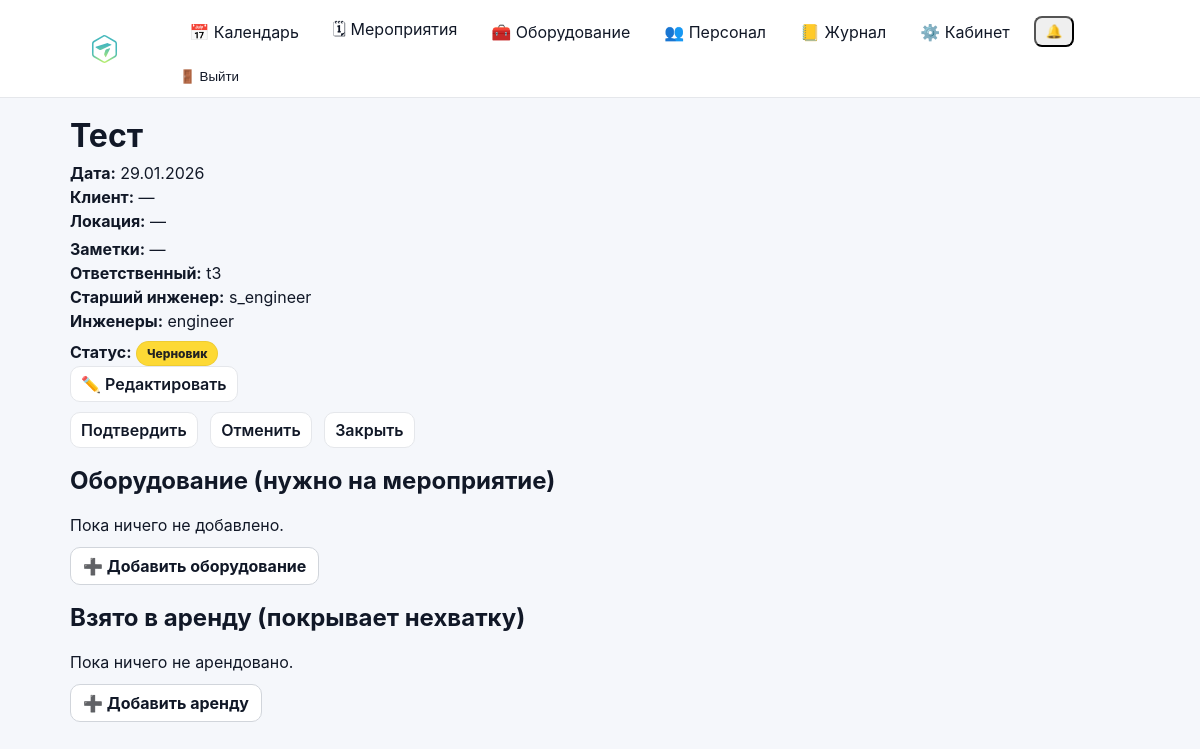
The page /events/49/ (signed in) on the database as committed earlier.
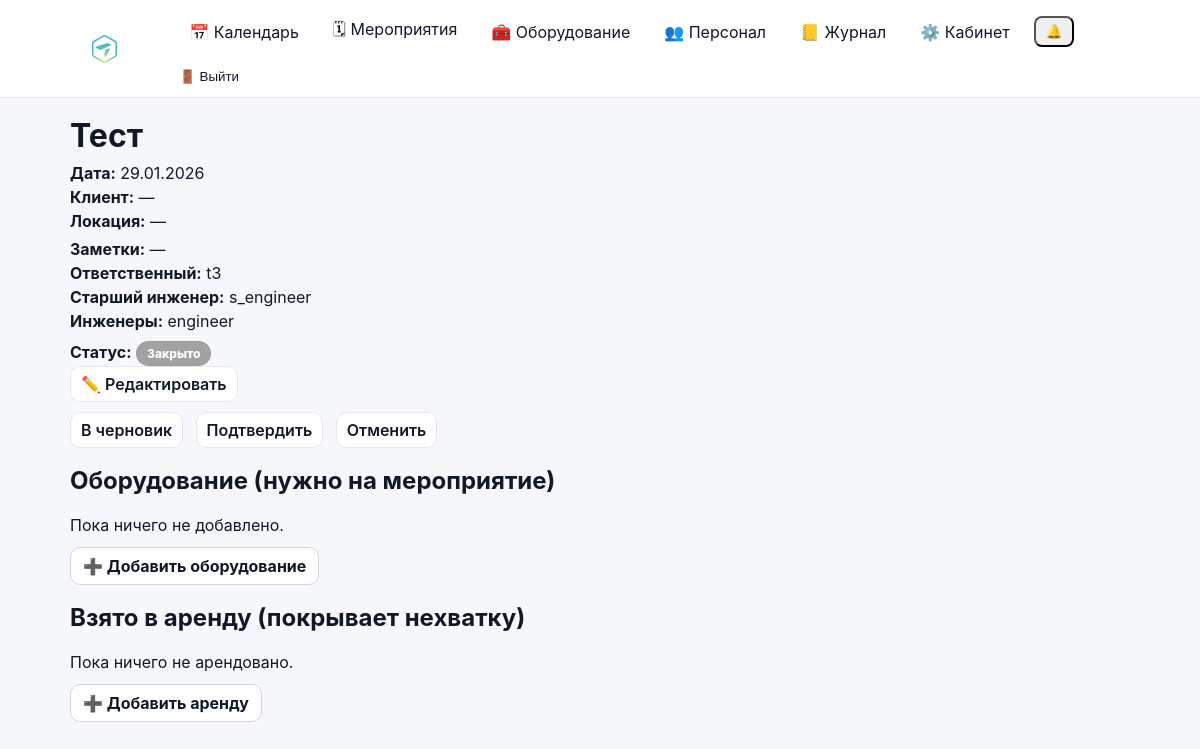
The same page on the database as committed later.
### events/models.py (models this page shows, shortened)
class Event(models.Model):
    class Meta:
        permissions = [
            ("edit_event_card", "Can edit event card (dates/status/etc)"),
            ("edit_event_equipment", "Can edit event equipment (own/rented)"),
        ]
    STATUS_DRAFT = "draft"
    STATUS_CONFIRMED = "confirmed"
    STATUS_CANCELLED = "cancelled"
    STATUS_CLOSED = "closed"
    STATUS_CHOICES = (
        (STATUS_DRAFT, "Черновик"),
        (STATUS_CONFIRMED, "Подтверждено"),
        (STATUS_CANCELLED, "Отменено"),
        (STATUS_CLOSED, "Закрыто"),
    )
    name = models.CharField(max_length=200)
    start_date = models.DateField()
    end_date = models.DateField(blank=True, null=True)
    client = models.CharField(max_length=200, blank=True)
    location = models.CharField(max_length=200, blank=True)
    responsible = models.ForeignKey(
        User,
        on_delete=models.SET_NULL,
        null=True,
        related_name="events",
    )
    s_engineer = models.ForeignKey(
        User,
        on_delete=models.SET_NULL,
        null=True,
        blank=True,
        related_name="senior_events",
    )
    engineers = models.ManyToManyField(
        User,
        blank=True,
        related_name="engineer_events",
    )
    notes = models.TextField(blank=True, default="")
    is_deleted = models.BooleanField(default=False)
    deleted_at = models.DateTimeField(null=True, blank=True)
    status = models.CharField(
        max_length=20,
        choices=STATUS_CHOICES,
        default=STATUS_DRAFT,
    )
    created_at = models.DateTimeField(auto_now_add=True)

### accounts/models.py (models this page shows)
class User(AbstractUser):
    phone = models.CharField("Телефон", max_length=30, blank=True, default="")
    class Meta(AbstractUser.Meta):
        permissions = [
            ("manage_staff", "Can manage staff (users/roles)"),
        ]

### events/views.py (the view)
# urls.py: path("events/<int:event_id>/", views.event_detail_view, name="event_detail"),
@login_required
def event_detail_view(request: HttpRequest, event_id: int) -> HttpResponse:
    can_manage = can_edit_event_card(request.user)
    can_view_all = _can_view_all_events(request.user)
    base_qs = Event.objects.select_related("responsible", "s_engineer").prefetch_related("engineers")
    if not can_manage:
        base_qs = base_qs.filter(is_deleted=False)
    if not can_view_all:
        base_qs = base_qs.filter(is_deleted=False).filter(_participation_q(request.user)).distinct()
    event = get_object_or_404(base_qs, id=event_id)
    equipment_items = EventEquipment.objects.filter(event=event).select_related("equipment").order_by("equipment__name")
    rented_items = EventRentedEquipment.objects.filter(event=event).select_related("equipment").order_by("equipment__name")
    shortages = calculate_shortages(event)
    return render(request, "events/event_detail.html", {
        "event": event,
        "equipment_items": equipment_items,
        "rented_items": rented_items,
        "shortages": shortages,
        "can_modify": can_manage,
        "can_edit_equipment": can_edit_event_equipment(request.user),
    })

### accounts/context_processors.py (called while the page is built)
def authz_flags(request):
    user = getattr(request, "user", None)
    return {
        "can_manage_staff": can_manage_staff(user),
        "can_edit_event_card": can_edit_event_card(user),
        "can_edit_event_equipment": can_edit_event_equipment(user),
        "can_edit_inventory": can_edit_inventory(user),
    }

### accounts/permissions.py (called while the page is built)
def _ok(user) -> bool:
    return bool(user and user.is_authenticated)

def is_super(user) -> bool:
    return bool(_ok(user) and getattr(user, "is_superuser", False))

def can_manage_staff(user) -> bool:
    return is_super(user) or (_ok(user) and user.has_perm("accounts.manage_staff"))

def can_edit_inventory(user) -> bool:
    return is_super(user) or (_ok(user) and user.has_perm("inventory.manage_inventory"))

def can_edit_event_card(user) -> bool:
    return is_super(user) or (_ok(user) and user.has_perm("events.edit_event_card"))

def can_edit_event_equipment(user) -> bool:
    return is_super(user) or (_ok(user) and user.has_perm("events.edit_event_equipment"))

### events/templates/events/event_detail.html (shortened to what the changed rows need)
{% extends "base.html" %}
{% block content %}
<div class="page-head">
  <div>
    <h1 style="margin:0;">{{ event.name }}</h1>
    <div class="muted" style="margin-top:8px;">
      <div><strong>Дата:</strong>
        {% if event.start_date == event.end_date %}
          {{ event.start_date|date:"d.m.Y" }}
        {% else %}
          {{ event.start_date|date:"d.m.Y" }} – {{ event.end_date|date:"d.m.Y" }}
        {% endif %}
      </div>
      <div style="margin-top:4px;"><strong>Клиент:</strong> {{ event.client|default:"—" }}</div>
      <div style="margin-top:4px;"><strong>Локация:</strong> {{ event.location|default:"—" }}</div>
      <div style="margin-top:8px;"><strong>Заметки:</strong>
        {% if event.notes %}
          <div style="margin-top:6px; white-space:pre-wrap;">{{ event.notes }}</div>
        {% else %}
          <span class="muted">—</span>
        {% endif %}
      </div>
      <div style="margin-top:4px;"><strong>Ответственный:</strong> {{ event.responsible|default:"—" }}</div>
      <div style="margin-top:4px;"><strong>Старший инженер:</strong> {{ event.s_engineer|default:"—" }}</div>
      <div style="margin-top:4px;"><strong>Инженеры:</strong>
        {% with engs=event.engineers.all %}
          {% if engs %}
            {% for u in engs %}{{ u }}{% if not forloop.last %}, {% endif %}{% endfor %}
          {% else %}
            —
          {% endif %}
        {% endwith %}
      </div>
    </div>
    <div style="margin-top:10px;">
      <strong>Статус:</strong>
      <span class="status-pill status-{{ event.status }}">{{ event.get_status_display }}</span>
    </div>
  </div>
  <div class="page-actions">
    {% if can_modify %}
      <a class="btn-secondary" href="{% url 'event_edit' event.id %}">✏️ Редактировать</a>
      <div style="height:10px;"></div>
      {% if event.status != 'draft' %}
        <a class="btn-secondary" href="{% url 'event_set_status' event.id 'draft' %}">В черновик</a>
      {% endif %}
      {% if event.status != 'confirmed' %}
        <a class="btn-secondary" href="{% url 'event_set_status' event.id 'confirmed' %}">Подтвердить</a>
      {% endif %}
      {% if event.status != 'cancelled' %}
        <a class="btn-secondary" href="{% url 'event_set_status' event.id 'cancelled' %}">Отменить</a>
      {% endif %}
      {% if event.status != 'closed' %}
        <a class="btn-secondary" href="{% url 'event_set_status' event.id 'closed' %}">Закрыть</a>
      {% endif %}
    {% endif %}
  </div>
</div>
<div class="card" style="margin-top:18px;">
  <h2 style="margin-top:0;">Оборудование (нужно на мероприятие)</h2>
</div>
<div class="card" style="margin-top:18px;">
  <h2 style="margin-top:0;">Взято в аренду (покрывает нехватку)</h2>
</div>
{% endblock %}

Rows that differ between the two databases and show on the page:
changed Event "Тест": status "Черновик" → "Закрыто"
Other text that changed with them:
text no longer shown: "Закрыть"
text now shown: "В черновик"
